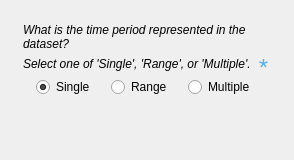
<?xml version="1.0" encoding="UTF-8"?>
<ui version="4.0">
 <class>Form</class>
 <widget class="QWidget" name="Form">
  <property name="geometry">
   <rect>
    <x>0</x>
    <y>0</y>
    <width>294</width>
    <height>158</height>
   </rect>
  </property>
  <property name="windowTitle">
   <string>Form</string>
  </property>
  <layout class="QVBoxLayout" name="verticalLayout">
   <item>
    <widget class="QWidget" name="widget_2" native="true">
     <property name="sizePolicy">
      <sizepolicy hsizetype="Preferred" vsizetype="Minimum">
       <horstretch>0</horstretch>
       <verstretch>0</verstretch>
      </sizepolicy>
     </property>
     <layout class="QHBoxLayout" name="horizontalLayout">
      <item>
       <widget class="QWidget" name="widget" native="true">
        <property name="sizePolicy">
         <sizepolicy hsizetype="Preferred" vsizetype="Minimum">
          <horstretch>0</horstretch>
          <verstretch>0</verstretch>
         </sizepolicy>
        </property>
        <layout class="QVBoxLayout" name="verticalLayout_2">
         <property name="spacing">
          <number>3</number>
         </property>
         <property name="leftMargin">
          <number>3</number>
         </property>
         <property name="topMargin">
          <number>3</number>
         </property>
         <property name="rightMargin">
          <number>3</number>
         </property>
         <property name="bottomMargin">
          <number>0</number>
         </property>
         <item>
          <layout class="QHBoxLayout" name="horizontalLayout_2">
           <item>
            <widget class="QLabel" name="label_2">
             <property name="sizePolicy">
              <sizepolicy hsizetype="Ignored" vsizetype="Minimum">
               <horstretch>0</horstretch>
               <verstretch>0</verstretch>
              </sizepolicy>
             </property>
             <property name="font">
              <font>
               <family>Arial</family>
               <pointsize>9</pointsize>
               <weight>50</weight>
               <italic>true</italic>
               <bold>false</bold>
              </font>
             </property>
             <property name="styleSheet">
              <string notr="true">font: italic;</string>
             </property>
             <property name="text">
              <string>What is the time period represented in the dataset?</string>
             </property>
             <property name="wordWrap">
              <bool>true</bool>
             </property>
            </widget>
           </item>
          </layout>
         </item>
         <item>
          <layout class="QHBoxLayout" name="horizontalLayout_3">
           <item>
            <widget class="QLabel" name="label_3">
             <property name="sizePolicy">
              <sizepolicy hsizetype="Ignored" vsizetype="Minimum">
               <horstretch>0</horstretch>
               <verstretch>0</verstretch>
              </sizepolicy>
             </property>
             <property name="font">
              <font>
               <family>Arial</family>
               <pointsize>9</pointsize>
               <italic>true</italic>
              </font>
             </property>
             <property name="styleSheet">
              <string notr="true">font: italic;</string>
             </property>
             <property name="text">
              <string>Select one of 'Single', 'Range', or 'Multiple'.</string>
             </property>
             <property name="wordWrap">
              <bool>true</bool>
             </property>
            </widget>
           </item>
           <item>
            <widget class="QLabel" name="label_9">
             <property name="sizePolicy">
              <sizepolicy hsizetype="Fixed" vsizetype="Minimum">
               <horstretch>0</horstretch>
               <verstretch>0</verstretch>
              </sizepolicy>
             </property>
             <property name="minimumSize">
              <size>
               <width>15</width>
               <height>0</height>
              </size>
             </property>
             <property name="maximumSize">
              <size>
               <width>16777215</width>
               <height>20</height>
              </size>
             </property>
             <property name="font">
              <font>
               <family>Arial</family>
               <pointsize>9</pointsize>
               <weight>50</weight>
               <italic>false</italic>
               <bold>false</bold>
              </font>
             </property>
             <property name="toolTip">
              <string>Required</string>
             </property>
             <property name="text">
              <string>&lt;html&gt;&lt;head/&gt;&lt;body&gt;&lt;p&gt;&lt;span style=&quot; font-size:18pt; color:#55aaff;&quot;&gt;*&lt;/span&gt;&lt;/p&gt;&lt;/body&gt;&lt;/html&gt;</string>
             </property>
             <property name="scaledContents">
              <bool>true</bool>
             </property>
             <property name="alignment">
              <set>Qt::AlignHCenter|Qt::AlignTop</set>
             </property>
             <property name="margin">
              <number>0</number>
             </property>
             <property name="indent">
              <number>0</number>
             </property>
            </widget>
           </item>
          </layout>
         </item>
         <item>
          <layout class="QHBoxLayout" name="horizontalLayout_4">
           <item>
            <widget class="QRadioButton" name="radio_single">
             <property name="sizePolicy">
              <sizepolicy hsizetype="Fixed" vsizetype="Fixed">
               <horstretch>0</horstretch>
               <verstretch>0</verstretch>
              </sizepolicy>
             </property>
             <property name="text">
              <string>Single</string>
             </property>
             <property name="checked">
              <bool>true</bool>
             </property>
            </widget>
           </item>
           <item>
            <widget class="QRadioButton" name="radio_range">
             <property name="sizePolicy">
              <sizepolicy hsizetype="Fixed" vsizetype="Fixed">
               <horstretch>0</horstretch>
               <verstretch>0</verstretch>
              </sizepolicy>
             </property>
             <property name="text">
              <string>Range</string>
             </property>
            </widget>
           </item>
           <item>
            <widget class="QRadioButton" name="radio_multiple">
             <property name="sizePolicy">
              <sizepolicy hsizetype="Fixed" vsizetype="Fixed">
               <horstretch>0</horstretch>
               <verstretch>0</verstretch>
              </sizepolicy>
             </property>
             <property name="text">
              <string>Multiple</string>
             </property>
            </widget>
           </item>
          </layout>
         </item>
         <item>
          <widget class="QStackedWidget" name="fgdc_timeinfo">
           <property name="sizePolicy">
            <sizepolicy hsizetype="Preferred" vsizetype="Minimum">
             <horstretch>0</horstretch>
             <verstretch>0</verstretch>
            </sizepolicy>
           </property>
           <property name="font">
            <font>
             <family>Arial</family>
             <pointsize>9</pointsize>
            </font>
           </property>
           <property name="currentIndex">
            <number>0</number>
           </property>
           <widget class="QWidget" name="fgdc_sngdate">
            <property name="sizePolicy">
             <sizepolicy hsizetype="Preferred" vsizetype="Minimum">
              <horstretch>0</horstretch>
              <verstretch>0</verstretch>
             </sizepolicy>
            </property>
            <layout class="QVBoxLayout" name="verticalLayout_10">
             <property name="spacing">
              <number>6</number>
             </property>
             <property name="sizeConstraint">
              <enum>QLayout::SetMaximumSize</enum>
             </property>
             <property name="leftMargin">
              <number>9</number>
             </property>
             <property name="topMargin">
              <number>9</number>
             </property>
             <item>
              <spacer name="verticalSpacer">
               <property name="orientation">
                <enum>Qt::Vertical</enum>
               </property>
               <property name="sizeType">
                <enum>QSizePolicy::Minimum</enum>
               </property>
               <property name="sizeHint" stdset="0">
                <size>
                 <width>0</width>
                 <height>0</height>
                </size>
               </property>
              </spacer>
             </item>
            </layout>
           </widget>
           <widget class="QWidget" name="fgdc_rngdates">
            <property name="sizePolicy">
             <sizepolicy hsizetype="Preferred" vsizetype="Minimum">
              <horstretch>0</horstretch>
              <verstretch>0</verstretch>
             </sizepolicy>
            </property>
            <layout class="QVBoxLayout" name="verticalLayout_7" stretch="0,0">
             <property name="sizeConstraint">
              <enum>QLayout::SetDefaultConstraint</enum>
             </property>
             <property name="topMargin">
              <number>9</number>
             </property>
             <item>
              <layout class="QVBoxLayout" name="verticalLayout_3">
               <property name="spacing">
                <number>0</number>
               </property>
               <property name="sizeConstraint">
                <enum>QLayout::SetMinimumSize</enum>
               </property>
               <item>
                <layout class="QHBoxLayout" name="layout_daterange">
                 <property name="spacing">
                  <number>0</number>
                 </property>
                 <property name="sizeConstraint">
                  <enum>QLayout::SetMinimumSize</enum>
                 </property>
                </layout>
               </item>
              </layout>
             </item>
             <item>
              <spacer name="verticalSpacer_4">
               <property name="orientation">
                <enum>Qt::Vertical</enum>
               </property>
               <property name="sizeType">
                <enum>QSizePolicy::Minimum</enum>
               </property>
               <property name="sizeHint" stdset="0">
                <size>
                 <width>0</width>
                 <height>0</height>
                </size>
               </property>
              </spacer>
             </item>
            </layout>
           </widget>
           <widget class="QWidget" name="fgdc_mdattim">
            <property name="sizePolicy">
             <sizepolicy hsizetype="Preferred" vsizetype="Minimum">
              <horstretch>0</horstretch>
              <verstretch>0</verstretch>
             </sizepolicy>
            </property>
            <layout class="QVBoxLayout" name="verticalLayout_9">
             <property name="spacing">
              <number>3</number>
             </property>
             <property name="sizeConstraint">
              <enum>QLayout::SetDefaultConstraint</enum>
             </property>
             <property name="leftMargin">
              <number>4</number>
             </property>
             <property name="topMargin">
              <number>4</number>
             </property>
             <property name="rightMargin">
              <number>4</number>
             </property>
             <property name="bottomMargin">
              <number>0</number>
             </property>
             <item>
              <layout class="QHBoxLayout" name="horizontalLayout_6">
               <property name="sizeConstraint">
                <enum>QLayout::SetMinimumSize</enum>
               </property>
               <item>
                <layout class="QVBoxLayout" name="layout_multipledates">
                 <property name="sizeConstraint">
                  <enum>QLayout::SetMinimumSize</enum>
                 </property>
                 <property name="topMargin">
                  <number>0</number>
                 </property>
                </layout>
               </item>
              </layout>
             </item>
            </layout>
           </widget>
          </widget>
         </item>
        </layout>
       </widget>
      </item>
     </layout>
    </widget>
   </item>
  </layout>
 </widget>
 <resources/>
 <connections/>
</ui>
